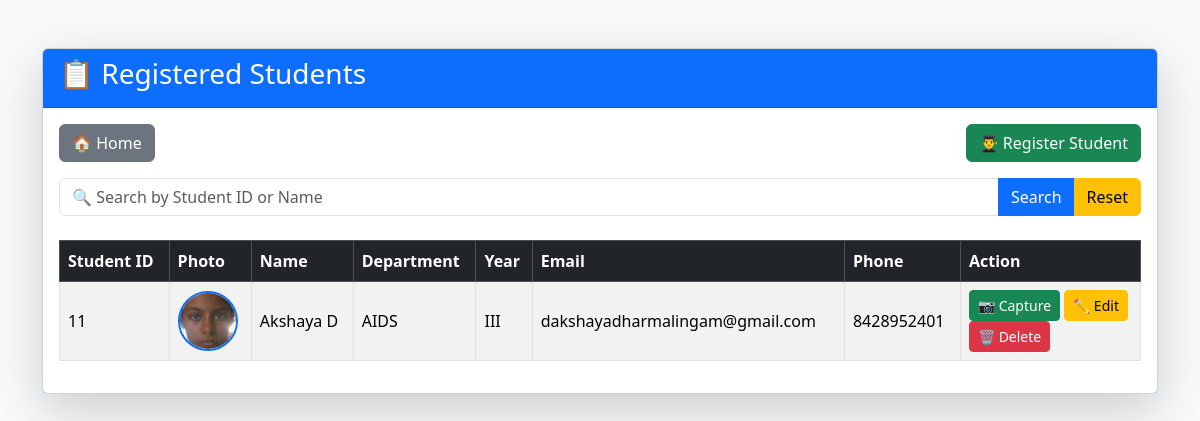
/students, run on the app's committed database.
### tables this page shows
CREATE TABLE students (
        id INTEGER PRIMARY KEY AUTOINCREMENT,
        student_id TEXT UNIQUE NOT NULL,
        name TEXT NOT NULL,
        department TEXT NOT NULL,
        year TEXT NOT NULL,
        email TEXT,
        phone TEXT
    );

### app.py (the view)
@app.route("/students")
def students():
    search = request.args.get("search", "")
    conn = sqlite3.connect(DATABASE)
    cursor = conn.cursor()
    if search:
        cursor.execute("""
            SELECT student_id, name, department, year, email, phone
            FROM students
            WHERE student_id LIKE ? OR name LIKE ?
        """, (f"%{search}%", f"%{search}%"))
    else:
        cursor.execute("""
            SELECT student_id, name, department, year, email, phone
            FROM students
        """)
    students = cursor.fetchall()
    conn.close()
    return render_template(
        "students.html",
        students=students,
        search=search
    )

### templates/students.html (shortened to what this page needs)
<!DOCTYPE html>
<html lang="en">
<head>
    <link href="https://cdn.jsdelivr.net/npm/bootstrap@5.3.7/dist/css/bootstrap.min.css" rel="stylesheet">
</head>
<body class="bg-light">
<div class="container mt-5">
    <div class="card shadow-lg">
        <div class="card-header bg-primary text-white">
            <h3>📋 Registered Students</h3>
        </div>
        <div class="card-body">
            <div class="d-flex justify-content-between mb-3">
                <a href="/" class="btn btn-secondary">
                    🏠 Home
                </a>
                <a href="/register" class="btn btn-success">
                    👨‍🎓 Register Student
                </a>
            </div>
            <form method="GET" action="/students" class="mb-4">
                <div class="input-group">
                    <input
                        type="text"
                        class="form-control"
                        name="search"
                        placeholder="🔍 Search by Student ID or Name"
                        value="{{ search }}"
                    >
                    <button class="btn btn-primary" type="submit">
                        Search
                    </button>
                    <a href="/students" class="btn btn-warning">
                        Reset
                    </a>
                </div>
            </form>
            <div class="table-responsive">
                <table class="table table-bordered table-hover table-striped align-middle">
                    <thead class="table-dark">
                        <tr>
                            <th>Student ID</th>
                            <th>Photo</th>
                            <th>Name</th>
                            <th>Department</th>
                            <th>Year</th>
                            <th>Email</th>
                            <th>Phone</th>
                            <th width="180">Action</th>
                        </tr>
                    </thead>
                    <tbody>
                    {% if students %}
                        {% for student in students %}
                        <tr>
    <td>{{ student[0] }}</td>
    <td>
        <img
            src="{{ url_for('static', filename='photos/' + student[0]|string + '.jpg') }}"
            width="60"
            height="60"
            style="border-radius:50%; object-fit:cover; border:2px solid #0d6efd;"
            alt="Student Photo">
    </td>
    <td>{{ student[1] }}</td>
    <td>{{ student[2] }}</td>
    <td>{{ student[3] }}</td>
    <td>{{ student[4] }}</td>
    <td>{{ student[5] }}</td>
    <td>
        <a href="/capture/{{ student[0] }}" class="btn btn-success btn-sm">
            📷 Capture
        </a>
        <a href="/edit/{{ student[0] }}" class="btn btn-warning btn-sm">
            ✏ Edit
        </a>
        <a href="/delete/{{ student[0] }}"
           class="btn btn-danger btn-sm"
           onclick="return confirm('Are you sure you want to delete this student?');">
            🗑 Delete
        </a>
    </td>
</tr>
                        {% endfor %}
                    {% else %}
                        <tr>
                            <td colspan="7" class="text-center text-danger">
                                No students found.
                            </td>
                        </tr>
                    {% endif %}
                    </tbody>
                </table>
            </div>
        </div>
    </div>
</div>
</body>
</html>

### data on the page
students: student "11", name "Akshaya D", department "AIDS", year "III", email "dakshayadharmalingam@gmail.com", phone "8428952401"
